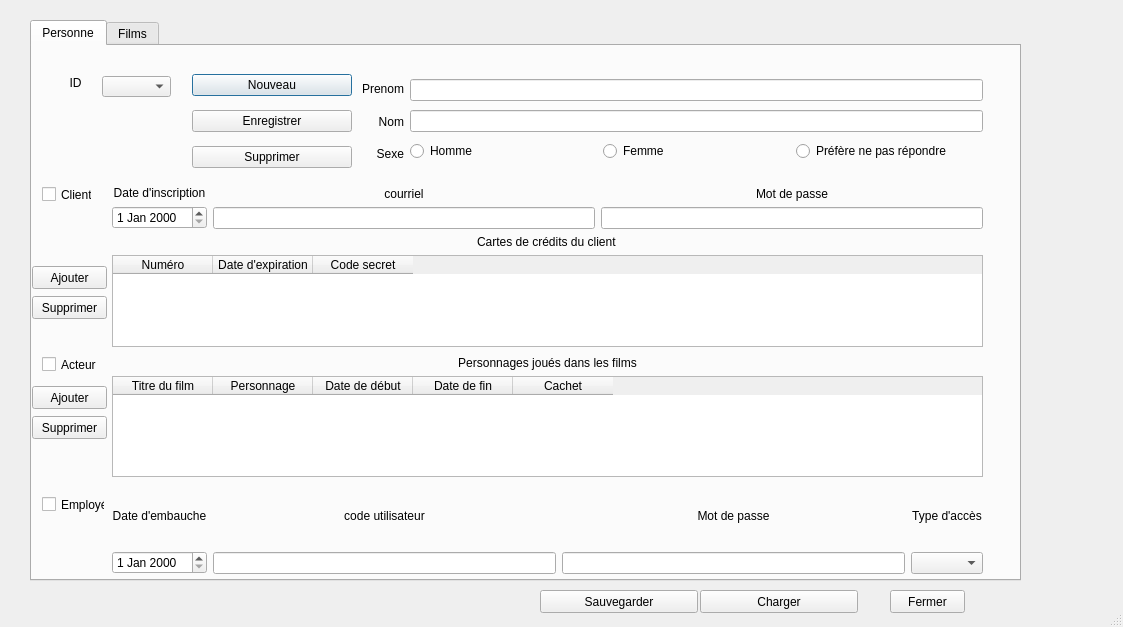
<?xml version="1.0" encoding="UTF-8"?>
<ui version="4.0">
 <class>Application</class>
 <widget class="QDialog" name="Application">
  <property name="geometry">
   <rect>
    <x>0</x>
    <y>0</y>
    <width>1123</width>
    <height>627</height>
   </rect>
  </property>
  <property name="windowTitle">
   <string>Dialog</string>
  </property>
  <property name="sizeGripEnabled">
   <bool>true</bool>
  </property>
  <widget class="QTabWidget" name="tabMain">
   <property name="geometry">
    <rect>
     <x>30</x>
     <y>20</y>
     <width>991</width>
     <height>561</height>
    </rect>
   </property>
   <property name="currentIndex">
    <number>0</number>
   </property>
   <widget class="QWidget" name="tabPersonne">
    <attribute name="title">
     <string>Personne</string>
    </attribute>
    <widget class="QWidget" name="verticalLayoutWidget">
     <property name="geometry">
      <rect>
       <x>80</x>
       <y>140</y>
       <width>871</width>
       <height>161</height>
      </rect>
     </property>
     <layout class="QVBoxLayout" name="verticalLayout">
      <item>
       <layout class="QHBoxLayout" name="horizontalLayout_4">
        <item>
         <layout class="QVBoxLayout" name="verticalLayout_2">
          <item>
           <widget class="QLabel" name="label_4">
            <property name="layoutDirection">
             <enum>Qt::LeftToRight</enum>
            </property>
            <property name="text">
             <string>Date d'inscription</string>
            </property>
            <property name="alignment">
             <set>Qt::AlignCenter</set>
            </property>
           </widget>
          </item>
          <item>
           <widget class="QDateEdit" name="dateInsc"/>
          </item>
         </layout>
        </item>
        <item>
         <layout class="QVBoxLayout" name="verticalLayout_3">
          <item>
           <widget class="QLabel" name="label_5">
            <property name="text">
             <string>courriel</string>
            </property>
            <property name="alignment">
             <set>Qt::AlignCenter</set>
            </property>
           </widget>
          </item>
          <item>
           <widget class="QLineEdit" name="lineCourriel"/>
          </item>
         </layout>
        </item>
        <item>
         <layout class="QVBoxLayout" name="verticalLayout_4">
          <item>
           <widget class="QLabel" name="label_6">
            <property name="text">
             <string>Mot de passe</string>
            </property>
            <property name="alignment">
             <set>Qt::AlignCenter</set>
            </property>
           </widget>
          </item>
          <item>
           <widget class="QLineEdit" name="linePwdClient"/>
          </item>
         </layout>
        </item>
       </layout>
      </item>
      <item>
       <layout class="QHBoxLayout" name="horizontalLayout_7">
        <item>
         <layout class="QVBoxLayout" name="verticalLayout_6">
          <item alignment="Qt::AlignHCenter">
           <widget class="QLabel" name="labelCarteCredits">
            <property name="layoutDirection">
             <enum>Qt::LeftToRight</enum>
            </property>
            <property name="text">
             <string>Cartes de crédits du client</string>
            </property>
           </widget>
          </item>
          <item>
           <widget class="QTableWidget" name="QtableCC">
            <property name="midLineWidth">
             <number>3</number>
            </property>
            <property name="alternatingRowColors">
             <bool>true</bool>
            </property>
            <property name="columnCount">
             <number>3</number>
            </property>
            <attribute name="horizontalHeaderCascadingSectionResizes">
             <bool>true</bool>
            </attribute>
            <attribute name="horizontalHeaderDefaultSectionSize">
             <number>100</number>
            </attribute>
            <attribute name="horizontalHeaderHighlightSections">
             <bool>true</bool>
            </attribute>
            <attribute name="horizontalHeaderMinimumSectionSize">
             <number>1</number>
            </attribute>
            <attribute name="horizontalHeaderShowSortIndicator" stdset="0">
             <bool>false</bool>
            </attribute>
            <attribute name="horizontalHeaderStretchLastSection">
             <bool>false</bool>
            </attribute>
            <attribute name="verticalHeaderDefaultSectionSize">
             <number>30</number>
            </attribute>
            <attribute name="verticalHeaderHighlightSections">
             <bool>false</bool>
            </attribute>
            <attribute name="verticalHeaderMinimumSectionSize">
             <number>1</number>
            </attribute>
            <attribute name="verticalHeaderStretchLastSection">
             <bool>false</bool>
            </attribute>
            <column>
             <property name="text">
              <string>Numéro</string>
             </property>
            </column>
            <column>
             <property name="text">
              <string>Date d'expiration</string>
             </property>
            </column>
            <column>
             <property name="text">
              <string>Code secret</string>
             </property>
            </column>
           </widget>
          </item>
         </layout>
        </item>
       </layout>
      </item>
     </layout>
    </widget>
    <widget class="QWidget" name="horizontalLayoutWidget">
     <property name="geometry">
      <rect>
       <x>330</x>
       <y>30</y>
       <width>621</width>
       <height>91</height>
      </rect>
     </property>
     <layout class="QHBoxLayout" name="horizontalLayout">
      <item>
       <layout class="QVBoxLayout" name="verticalLayout_16">
        <item>
         <widget class="QLabel" name="label_18">
          <property name="text">
           <string>Prenom</string>
          </property>
          <property name="alignment">
           <set>Qt::AlignRight|Qt::AlignTrailing|Qt::AlignVCenter</set>
          </property>
         </widget>
        </item>
        <item>
         <widget class="QLabel" name="label">
          <property name="text">
           <string>Nom</string>
          </property>
          <property name="alignment">
           <set>Qt::AlignRight|Qt::AlignTrailing|Qt::AlignVCenter</set>
          </property>
         </widget>
        </item>
        <item>
         <widget class="QLabel" name="label_3">
          <property name="text">
           <string>Sexe</string>
          </property>
          <property name="alignment">
           <set>Qt::AlignRight|Qt::AlignTrailing|Qt::AlignVCenter</set>
          </property>
         </widget>
        </item>
       </layout>
      </item>
      <item>
       <layout class="QVBoxLayout" name="verticalLayout_17">
        <item>
         <widget class="QLineEdit" name="linePrenom"/>
        </item>
        <item>
         <widget class="QLineEdit" name="lineNom"/>
        </item>
        <item>
         <layout class="QHBoxLayout" name="horizontalLayout_2">
          <item>
           <widget class="QRadioButton" name="rbtnH">
            <property name="text">
             <string>Homme</string>
            </property>
            <attribute name="buttonGroup">
             <string notr="true">sexeBtnG</string>
            </attribute>
           </widget>
          </item>
          <item>
           <widget class="QRadioButton" name="rbtnF">
            <property name="text">
             <string>Femme</string>
            </property>
            <attribute name="buttonGroup">
             <string notr="true">sexeBtnG</string>
            </attribute>
           </widget>
          </item>
          <item>
           <widget class="QRadioButton" name="rbtnNA">
            <property name="text">
             <string>Préfère ne pas répondre</string>
            </property>
            <attribute name="buttonGroup">
             <string notr="true">sexeBtnG</string>
            </attribute>
           </widget>
          </item>
         </layout>
        </item>
       </layout>
      </item>
     </layout>
    </widget>
    <widget class="QWidget" name="verticalLayoutWidget_2">
     <property name="geometry">
      <rect>
       <x>160</x>
       <y>20</y>
       <width>160</width>
       <height>112</height>
      </rect>
     </property>
     <layout class="QVBoxLayout" name="verticalLayout_18">
      <item>
       <widget class="QPushButton" name="btnNvPers">
        <property name="text">
         <string>Nouveau</string>
        </property>
       </widget>
      </item>
      <item>
       <widget class="QPushButton" name="btnModPers">
        <property name="text">
         <string>Enregistrer</string>
        </property>
       </widget>
      </item>
      <item>
       <widget class="QPushButton" name="btnSupPers">
        <property name="text">
         <string>Supprimer</string>
        </property>
       </widget>
      </item>
     </layout>
    </widget>
    <widget class="QWidget" name="horizontalLayoutWidget_5">
     <property name="geometry">
      <rect>
       <x>80</x>
       <y>310</y>
       <width>871</width>
       <height>121</height>
      </rect>
     </property>
     <layout class="QHBoxLayout" name="horizontalLayout_5">
      <item>
       <layout class="QVBoxLayout" name="verticalLayout_5">
        <item>
         <widget class="QLabel" name="label_7">
          <property name="layoutDirection">
           <enum>Qt::LeftToRight</enum>
          </property>
          <property name="text">
           <string>Personnages joués dans les films</string>
          </property>
          <property name="alignment">
           <set>Qt::AlignCenter</set>
          </property>
         </widget>
        </item>
        <item>
         <widget class="QTableWidget" name="QtableChar">
          <property name="alternatingRowColors">
           <bool>true</bool>
          </property>
          <property name="columnCount">
           <number>5</number>
          </property>
          <attribute name="horizontalHeaderMinimumSectionSize">
           <number>1</number>
          </attribute>
          <attribute name="horizontalHeaderStretchLastSection">
           <bool>false</bool>
          </attribute>
          <attribute name="verticalHeaderMinimumSectionSize">
           <number>1</number>
          </attribute>
          <column>
           <property name="text">
            <string>Titre du film</string>
           </property>
          </column>
          <column>
           <property name="text">
            <string>Personnage</string>
           </property>
          </column>
          <column>
           <property name="text">
            <string>Date de début</string>
           </property>
          </column>
          <column>
           <property name="text">
            <string>Date de fin</string>
           </property>
          </column>
          <column>
           <property name="text">
            <string>Cachet</string>
           </property>
          </column>
         </widget>
        </item>
       </layout>
      </item>
     </layout>
    </widget>
    <widget class="QWidget" name="horizontalLayoutWidget_6">
     <property name="geometry">
      <rect>
       <x>80</x>
       <y>440</y>
       <width>871</width>
       <height>88</height>
      </rect>
     </property>
     <layout class="QHBoxLayout" name="horizontalLayout_6">
      <item>
       <layout class="QVBoxLayout" name="verticalLayout_9">
        <item>
         <widget class="QLabel" name="label_11">
          <property name="layoutDirection">
           <enum>Qt::LeftToRight</enum>
          </property>
          <property name="text">
           <string>Date d'embauche</string>
          </property>
          <property name="alignment">
           <set>Qt::AlignCenter</set>
          </property>
         </widget>
        </item>
        <item>
         <widget class="QDateEdit" name="dateEmb"/>
        </item>
       </layout>
      </item>
      <item>
       <layout class="QVBoxLayout" name="verticalLayout_10">
        <item>
         <widget class="QLabel" name="label_12">
          <property name="text">
           <string>code utilisateur</string>
          </property>
          <property name="alignment">
           <set>Qt::AlignCenter</set>
          </property>
         </widget>
        </item>
        <item>
         <widget class="QLineEdit" name="lineUsername"/>
        </item>
       </layout>
      </item>
      <item>
       <layout class="QVBoxLayout" name="verticalLayout_11">
        <item>
         <widget class="QLabel" name="label_13">
          <property name="text">
           <string>Mot de passe</string>
          </property>
          <property name="alignment">
           <set>Qt::AlignCenter</set>
          </property>
         </widget>
        </item>
        <item>
         <widget class="QLineEdit" name="linePwdEmp"/>
        </item>
       </layout>
      </item>
      <item>
       <layout class="QVBoxLayout" name="verticalLayout_12">
        <item>
         <widget class="QLabel" name="label_14">
          <property name="layoutDirection">
           <enum>Qt::LeftToRight</enum>
          </property>
          <property name="text">
           <string>Type d'accès</string>
          </property>
          <property name="alignment">
           <set>Qt::AlignCenter</set>
          </property>
         </widget>
        </item>
        <item>
         <widget class="QComboBox" name="comboAcces"/>
        </item>
       </layout>
      </item>
     </layout>
    </widget>
    <widget class="QCheckBox" name="cbActeur">
     <property name="geometry">
      <rect>
       <x>10</x>
       <y>310</y>
       <width>55</width>
       <height>17</height>
      </rect>
     </property>
     <property name="text">
      <string>Acteur</string>
     </property>
    </widget>
    <widget class="QCheckBox" name="cbClient">
     <property name="geometry">
      <rect>
       <x>10</x>
       <y>140</y>
       <width>50</width>
       <height>17</height>
      </rect>
     </property>
     <property name="text">
      <string>Client</string>
     </property>
    </widget>
    <widget class="QCheckBox" name="cbEmploye">
     <property name="geometry">
      <rect>
       <x>10</x>
       <y>450</y>
       <width>63</width>
       <height>17</height>
      </rect>
     </property>
     <property name="text">
      <string>Employé</string>
     </property>
    </widget>
    <widget class="QPushButton" name="btnAjoutCC">
     <property name="geometry">
      <rect>
       <x>0</x>
       <y>220</y>
       <width>75</width>
       <height>23</height>
      </rect>
     </property>
     <property name="text">
      <string>Ajouter</string>
     </property>
    </widget>
    <widget class="QPushButton" name="btnAjoutPers">
     <property name="geometry">
      <rect>
       <x>0</x>
       <y>340</y>
       <width>75</width>
       <height>23</height>
      </rect>
     </property>
     <property name="text">
      <string>Ajouter</string>
     </property>
    </widget>
    <widget class="QPushButton" name="btnSuppCC">
     <property name="geometry">
      <rect>
       <x>0</x>
       <y>250</y>
       <width>75</width>
       <height>23</height>
      </rect>
     </property>
     <property name="text">
      <string>Supprimer</string>
     </property>
    </widget>
    <widget class="QPushButton" name="btnSuppPers">
     <property name="geometry">
      <rect>
       <x>0</x>
       <y>370</y>
       <width>75</width>
       <height>23</height>
      </rect>
     </property>
     <property name="text">
      <string>Supprimer</string>
     </property>
    </widget>
    <widget class="QComboBox" name="comboID">
     <property name="geometry">
      <rect>
       <x>70</x>
       <y>30</y>
       <width>69</width>
       <height>21</height>
      </rect>
     </property>
    </widget>
    <widget class="QLabel" name="label_8">
     <property name="geometry">
      <rect>
       <x>20</x>
       <y>30</y>
       <width>47</width>
       <height>13</height>
      </rect>
     </property>
     <property name="text">
      <string>ID</string>
     </property>
     <property name="alignment">
      <set>Qt::AlignCenter</set>
     </property>
    </widget>
   </widget>
   <widget class="QWidget" name="tabFilms">
    <attribute name="title">
     <string>Films</string>
    </attribute>
    <widget class="QPushButton" name="btnPrecedentFilm">
     <property name="geometry">
      <rect>
       <x>50</x>
       <y>140</y>
       <width>31</width>
       <height>23</height>
      </rect>
     </property>
     <property name="text">
      <string>&lt;</string>
     </property>
    </widget>
    <widget class="QPushButton" name="btnSuivantFilm">
     <property name="geometry">
      <rect>
       <x>110</x>
       <y>140</y>
       <width>31</width>
       <height>23</height>
      </rect>
     </property>
     <property name="text">
      <string>&gt;</string>
     </property>
    </widget>
    <widget class="QWidget" name="verticalLayoutWidget_3">
     <property name="geometry">
      <rect>
       <x>20</x>
       <y>20</y>
       <width>160</width>
       <height>112</height>
      </rect>
     </property>
     <layout class="QVBoxLayout" name="verticalLayout_21">
      <item>
       <widget class="QPushButton" name="btnNvFilm">
        <property name="text">
         <string>Nouveau</string>
        </property>
       </widget>
      </item>
      <item>
       <widget class="QPushButton" name="btnModFilm">
        <property name="text">
         <string>Modifier</string>
        </property>
       </widget>
      </item>
      <item>
       <widget class="QPushButton" name="btnSupFilm">
        <property name="text">
         <string>Supprimer</string>
        </property>
       </widget>
      </item>
     </layout>
    </widget>
    <widget class="QWidget" name="verticalLayoutWidget_4">
     <property name="geometry">
      <rect>
       <x>220</x>
       <y>20</y>
       <width>211</width>
       <height>171</height>
      </rect>
     </property>
     <layout class="QVBoxLayout" name="verticalLayout_22">
      <item>
       <widget class="QLineEdit" name="TitreFilm"/>
      </item>
      <item>
       <widget class="QTimeEdit" name="dureeFilm"/>
      </item>
      <item>
       <widget class="QTextEdit" name="textDescFilm"/>
      </item>
     </layout>
    </widget>
    <widget class="QLabel" name="label_2">
     <property name="geometry">
      <rect>
       <x>520</x>
       <y>10</y>
       <width>111</width>
       <height>20</height>
      </rect>
     </property>
     <property name="text">
      <string>Catégories du film</string>
     </property>
    </widget>
    <widget class="QListView" name="listCatFilm">
     <property name="geometry">
      <rect>
       <x>490</x>
       <y>30</y>
       <width>171</width>
       <height>192</height>
      </rect>
     </property>
    </widget>
   </widget>
  </widget>
  <widget class="QPushButton" name="btnFermer">
   <property name="geometry">
    <rect>
     <x>890</x>
     <y>590</y>
     <width>75</width>
     <height>23</height>
    </rect>
   </property>
   <property name="text">
    <string>Fermer</string>
   </property>
  </widget>
  <widget class="QPushButton" name="btnSauvegarder">
   <property name="geometry">
    <rect>
     <x>540</x>
     <y>590</y>
     <width>158</width>
     <height>23</height>
    </rect>
   </property>
   <property name="text">
    <string>Sauvegarder</string>
   </property>
  </widget>
  <widget class="QPushButton" name="btnCharger">
   <property name="geometry">
    <rect>
     <x>700</x>
     <y>590</y>
     <width>158</width>
     <height>23</height>
    </rect>
   </property>
   <property name="text">
    <string>Charger</string>
   </property>
  </widget>
 </widget>
 <resources/>
 <connections/>
 <buttongroups>
  <buttongroup name="sexeBtnG"/>
 </buttongroups>
</ui>
